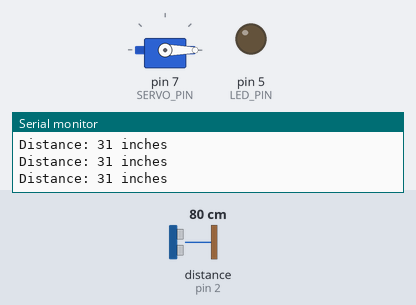
A sketch run on a simulated Arduino Uno, built with avr-gcc and run on an emulated ATmega328P. Parts: servo, output pins drawn as LEDs (lit = HIGH), the last lines printed to the serial monitor. Wiring (inferred from the names in the program): ultrasonic range finder: trigger pin 3; echo pin 2. The inputs (shaded band) are chosen by the test bench; at power-on: distance to the obstacle (sensor on pin 2) 80 cm. The echo pulse lasts 58.3 µs per cm; pins used as bus, display or sensor lines are not drawn.

Above: at 1.2 s.
1.3 s: distance to the obstacle (sensor on pin 2) set to 35 cm
3.6 s: distance to the obstacle (sensor on pin 2) set to 31 cm
At 3.78 s:
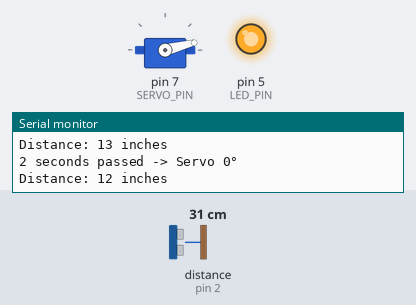
At 5.0 s:
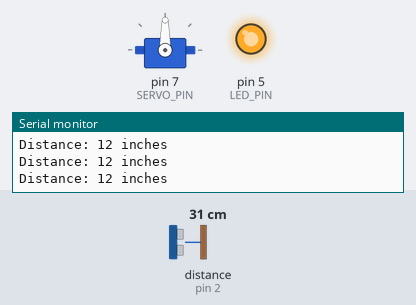
6.0 s: distance to the obstacle (sensor on pin 2) set to 60 cm
At 8.49 s:
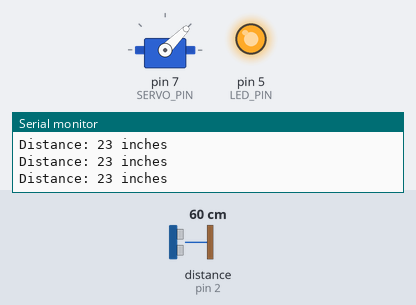
Timing chart, 0 to 10.4 s (numbered marks = the images above; inputs shaded):
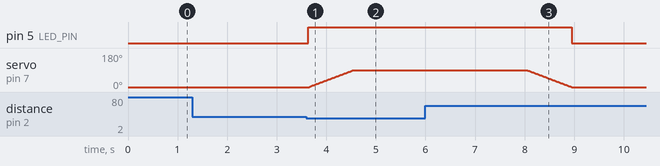

The sketch:

HC-SR04_+_servo.ino
```cpp
#include <Servo.h>

Servo myServo;

const int SERVO_PIN = 7;
const int TRIGGER_PIN = 3; // Input to UNO
const int ECHO_PIN = 2; // Output to UNO
const int LED_PIN = 5;

bool objectDetected = false;
unsigned long objectLeftTime = 0;

void setup() {
  Serial.begin(9600);

  pinMode(TRIGGER_PIN, OUTPUT);
  pinMode(ECHO_PIN, INPUT);
  pinMode(LED_PIN, OUTPUT);

  myServo.attach(SERVO_PIN);
  myServo.write(0);
}

void loop() {
  long duration, inches;

  digitalWrite(TRIGGER_PIN, LOW);
  delayMicroseconds(10);
  digitalWrite(TRIGGER_PIN, HIGH);
  delayMicroseconds(10);
  digitalWrite(TRIGGER_PIN, LOW);

  duration = pulseIn(ECHO_PIN, HIGH);
  inches = microSecondsToInches(duration);

  Serial.print("Distance: ");
  Serial.print(inches);
  Serial.println(" inches");

  if (inches < 12.5) {
    if (!objectDetected) {
      objectDetected = true;
      digitalWrite(LED_PIN, HIGH);
      moveServoSlow(90);
      Serial.println("Object detected -> Servo 90°");
    }
  } else {
    if (objectDetected) {
      objectDetected = false;
      objectLeftTime = millis();
      Serial.println("Object left -> Starting 2 second timer");
    }
    if (millis() - objectLeftTime >= 2000) {
      moveServoSlow(0);
      Serial.println("2 seconds passed -> Servo 0°");
      digitalWrite(LED_PIN, LOW);
    }
  }
}


long microSecondsToInches(long microseconds) {
  return microseconds / 74 / 2;
}

void moveServoSlow(int targetAngle) {

  int currentAngle = myServo.read();

  if (currentAngle < targetAngle) {

    for (int angle = currentAngle; angle <= targetAngle; angle++) {
      myServo.write(angle);
      delay(10);
    }

  } else {

    for (int angle = currentAngle; angle >= targetAngle; angle--) {
      myServo.write(angle);
      delay(10);
    }
  }
}
```

Measured:
- the behaviour switches between 34 and 33 cm on distance to the obstacle (sensor on pin 2) (found by bisection; images 0 and 1)
- after the input at 3.6 s, pin 5 (LED_PIN): LOW → HIGH at once; servo on pin 7 (SERVO_PIN): moves from 0° to 90° over 0.89 s, starting after 0.06 s
- after the input at 6.0 s, pin 5 (LED_PIN): HIGH → LOW after 2.9 s; servo on pin 7 (SERVO_PIN): moves from 90° to 0° over 0.91 s, starting after 2.0 s
